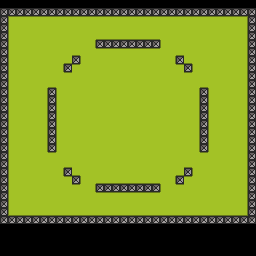

This is a level from a 2D game, rendered from its Tiled map with the project's own tilesets. A one-line summary and the complete map file follow:
An orthogonal 32x32 tile map with 8x8 px tiles, 2 tile layers (collision, map).

<map version="1.0" orientation="orthogonal" renderorder="right-down" width="32" height="32" tilewidth="8" tileheight="8" nextobjectid="1">
 <tileset firstgid="1" name="tiles" tilewidth="8" tileheight="8" tilecount="128" columns="32">
  <image source="level6.png" width="256" height="32" />
 </tileset>
 <layer name="collision" width="32" height="32">
  <data encoding="csv">
2,2,2,2,2,2,2,2,2,2,2,2,2,2,2,2,2,2,2,2,2,2,2,2,2,2,2,2,2,2,2,2,
2,2,2,2,2,2,2,2,2,2,2,2,2,2,2,2,2,2,2,2,2,2,2,2,2,2,2,2,2,2,2,2,
2,1,1,1,1,1,1,1,1,1,1,1,1,1,1,1,1,1,1,1,1,1,1,1,1,1,1,1,1,1,1,2,
2,1,1,1,1,1,1,1,1,1,1,1,1,1,1,1,1,1,1,1,1,1,1,1,1,1,1,1,1,1,1,2,
2,1,1,1,1,1,1,1,1,1,1,1,1,1,1,1,1,1,1,1,1,1,1,1,1,1,1,1,1,1,1,2,
2,1,1,1,1,1,1,1,1,1,1,1,2,2,2,2,2,2,2,2,1,1,1,1,1,1,1,1,1,1,1,2,
2,1,1,1,1,1,1,1,1,1,1,1,1,1,1,1,1,1,1,1,1,1,1,1,1,1,1,1,1,1,1,2,
2,1,1,1,1,1,1,1,1,2,1,1,1,1,1,1,1,1,1,1,1,1,2,1,1,1,1,1,1,1,1,2,
2,1,1,1,1,1,1,1,2,1,1,1,1,1,1,1,1,1,1,1,1,1,1,2,1,1,1,1,1,1,1,2,
2,1,1,1,1,1,1,1,1,1,1,1,1,1,1,1,1,1,1,1,1,1,1,1,1,1,1,1,1,1,1,2,
2,1,1,1,1,1,1,1,1,1,1,1,1,1,1,1,1,1,1,1,1,1,1,1,1,1,1,1,1,1,1,2,
2,1,1,1,1,1,2,1,1,1,1,1,1,1,1,1,1,1,1,1,1,1,1,1,1,2,1,1,1,1,1,2,
2,1,1,1,1,1,2,1,1,1,1,1,1,1,1,1,1,1,1,1,1,1,1,1,1,2,1,1,1,1,1,2,
2,1,1,1,1,1,2,1,1,1,1,1,1,1,1,1,1,1,1,1,1,1,1,1,1,2,1,1,1,1,1,2,
2,1,1,1,1,1,2,1,1,1,1,1,1,1,1,1,1,1,1,1,1,1,1,1,1,2,1,1,1,1,1,2,
2,1,1,1,1,1,2,1,1,1,1,1,1,1,1,1,1,1,1,1,1,1,1,1,1,2,1,1,1,1,1,2,
2,1,1,1,1,1,2,1,1,1,1,1,1,1,1,1,1,1,1,1,1,1,1,1,1,2,1,1,1,1,1,2,
2,1,1,1,1,1,2,1,1,1,1,1,1,1,1,1,1,1,1,1,1,1,1,1,1,2,1,1,1,1,1,2,
2,1,1,1,1,1,2,1,1,1,1,1,1,1,1,1,1,1,1,1,1,1,1,1,1,2,1,1,1,1,1,2,
2,1,1,1,1,1,1,1,1,1,1,1,1,1,1,1,1,1,1,1,1,1,1,1,1,1,1,1,1,1,1,2,
2,1,1,1,1,1,1,1,1,1,1,1,1,1,1,1,1,1,1,1,1,1,1,1,1,1,1,1,1,1,1,2,
2,1,1,1,1,1,1,1,2,1,1,1,1,1,1,1,1,1,1,1,1,1,1,2,1,1,1,1,1,1,1,2,
2,1,1,1,1,1,1,1,1,2,1,1,1,1,1,1,1,1,1,1,1,1,2,1,1,1,1,1,1,1,1,2,
2,1,1,1,1,1,1,1,1,1,1,1,2,2,2,2,2,2,2,2,1,1,1,1,1,1,1,1,1,1,1,2,
2,1,1,1,1,1,1,1,1,1,1,1,1,1,1,1,1,1,1,1,1,1,1,1,1,1,1,1,1,1,1,2,
2,1,1,1,1,1,1,1,1,1,1,1,1,1,1,1,1,1,1,1,1,1,1,1,1,1,1,1,1,1,1,2,
2,1,1,1,1,1,1,1,1,1,1,1,1,1,1,1,1,1,1,1,1,1,1,1,1,1,1,1,1,1,1,2,
2,2,2,2,2,2,2,2,2,2,2,2,2,2,2,2,2,2,2,2,2,2,2,2,2,2,2,2,2,2,2,2,
2,2,2,2,2,2,2,2,2,2,2,2,2,2,2,2,2,2,2,2,2,2,2,2,2,2,2,2,2,2,2,2,
2,2,2,2,2,2,2,2,2,2,2,2,2,2,2,2,2,2,2,2,2,2,2,2,2,2,2,2,2,2,2,2,
2,2,2,2,2,2,2,2,2,2,2,2,2,2,2,2,2,2,2,2,2,2,2,2,2,2,2,2,2,2,2,2,
2,2,2,2,2,2,2,2,2,2,2,2,2,2,2,2,2,2,2,2,2,2,2,2,2,2,2,2,2,2,2,2
</data>
 </layer>
 <layer name="map" width="32" height="32">
  <data encoding="csv">
1,1,1,1,1,1,1,1,1,1,1,1,1,1,1,1,1,1,1,1,1,1,1,1,1,1,1,1,1,1,1,1,
2,2,2,2,2,2,2,2,2,2,2,2,2,2,2,2,2,2,2,2,2,2,2,2,2,2,2,2,2,2,2,2,
2,4,9,9,9,9,9,9,9,9,9,9,9,9,9,9,9,9,9,9,9,9,9,9,9,9,9,9,9,9,5,2,
2,11,3,3,3,3,3,3,3,3,3,3,3,3,3,3,3,3,3,3,3,3,3,3,3,3,3,3,3,3,10,2,
2,11,3,3,3,3,3,3,3,3,3,3,8,8,8,8,8,8,8,8,3,3,3,3,3,3,3,3,3,3,10,2,
2,11,3,3,3,3,3,3,3,3,3,10,2,2,2,2,2,2,2,2,11,3,3,3,3,3,3,3,3,3,10,2,
2,11,3,3,3,3,3,3,3,8,3,3,9,9,9,9,9,9,9,9,3,3,8,3,3,3,3,3,3,3,10,2,
2,11,3,3,3,3,3,3,8,2,11,3,3,3,3,3,3,3,3,3,3,10,2,8,3,3,3,3,3,3,10,2,
2,11,3,3,3,3,3,10,2,9,3,3,3,3,3,3,3,3,3,3,3,3,9,2,11,3,3,3,3,3,10,2,
2,11,3,3,3,3,3,3,9,3,3,3,3,3,3,3,3,3,3,3,3,3,3,9,3,3,3,3,3,3,10,2,
2,11,3,3,3,3,8,3,3,3,3,3,3,3,3,3,3,3,3,3,3,3,3,3,3,8,3,3,3,3,10,2,
2,11,3,3,3,10,2,11,3,3,3,3,3,3,3,3,3,3,3,3,3,3,3,3,10,2,11,3,3,3,10,2,
2,11,3,3,3,10,2,11,3,3,3,3,3,3,3,3,3,3,3,3,3,3,3,3,10,2,11,3,3,3,10,2,
2,11,3,3,3,10,2,11,3,3,3,3,3,3,3,3,3,3,3,3,3,3,3,3,10,2,11,3,3,3,10,2,
2,11,3,3,3,10,2,11,3,3,3,3,3,3,3,3,3,3,3,3,3,3,3,3,10,2,11,3,3,3,10,2,
2,11,3,3,3,10,2,11,3,3,3,3,3,3,3,3,3,3,3,3,3,3,3,3,10,2,11,3,3,3,10,2,
2,11,3,3,3,10,2,11,3,3,3,3,3,3,3,3,3,3,3,3,3,3,3,3,10,2,11,3,3,3,10,2,
2,11,3,3,3,10,2,11,3,3,3,3,3,3,3,3,3,3,3,3,3,3,3,3,10,2,11,3,3,3,10,2,
2,11,3,3,3,10,2,11,3,3,3,3,3,3,3,3,3,3,3,3,3,3,3,3,10,2,11,3,3,3,10,2,
2,11,3,3,3,3,9,3,3,3,3,3,3,3,3,3,3,3,3,3,3,3,3,3,3,9,3,3,3,3,10,2,
2,11,3,3,3,3,3,3,8,3,3,3,3,3,3,3,3,3,3,3,3,3,3,8,3,3,3,3,3,3,10,2,
2,11,3,3,3,3,3,10,2,8,3,3,3,3,3,3,3,3,3,3,3,3,8,2,11,3,3,3,3,3,10,2,
2,11,3,3,3,3,3,3,9,2,11,3,8,8,8,8,8,8,8,8,3,10,2,9,3,3,3,3,3,3,10,2,
2,11,3,3,3,3,3,3,3,9,3,10,2,2,2,2,2,2,2,2,11,3,9,3,3,3,3,3,3,3,10,2,
2,11,3,3,3,3,3,3,3,3,3,3,9,9,9,9,9,9,9,9,3,3,3,3,3,3,3,3,3,3,10,2,
2,11,3,3,3,3,3,3,3,3,3,3,3,3,3,3,3,3,3,3,3,3,3,3,3,3,3,3,3,3,10,2,
2,7,8,8,8,8,8,8,8,8,8,8,8,8,8,8,8,8,8,8,8,8,8,8,8,8,8,8,8,8,6,2,
2,2,2,2,2,2,2,2,2,2,2,2,2,2,2,2,2,2,2,2,2,2,2,2,2,2,2,2,2,2,2,2,
1,1,1,1,1,1,1,1,1,1,1,1,1,1,1,1,1,1,1,1,1,1,1,1,1,1,1,1,1,1,1,1,
1,1,1,1,1,1,1,1,1,1,1,1,1,1,1,1,1,1,1,1,1,1,1,1,1,1,1,1,1,1,1,1,
1,1,1,1,1,1,1,1,1,1,1,1,1,1,1,1,1,1,1,1,1,1,1,1,1,1,1,1,1,1,1,1,
1,1,1,1,1,1,1,1,1,1,1,1,1,1,1,1,1,1,1,1,1,1,1,1,1,1,1,1,1,1,1,1
</data>
 </layer>
</map>